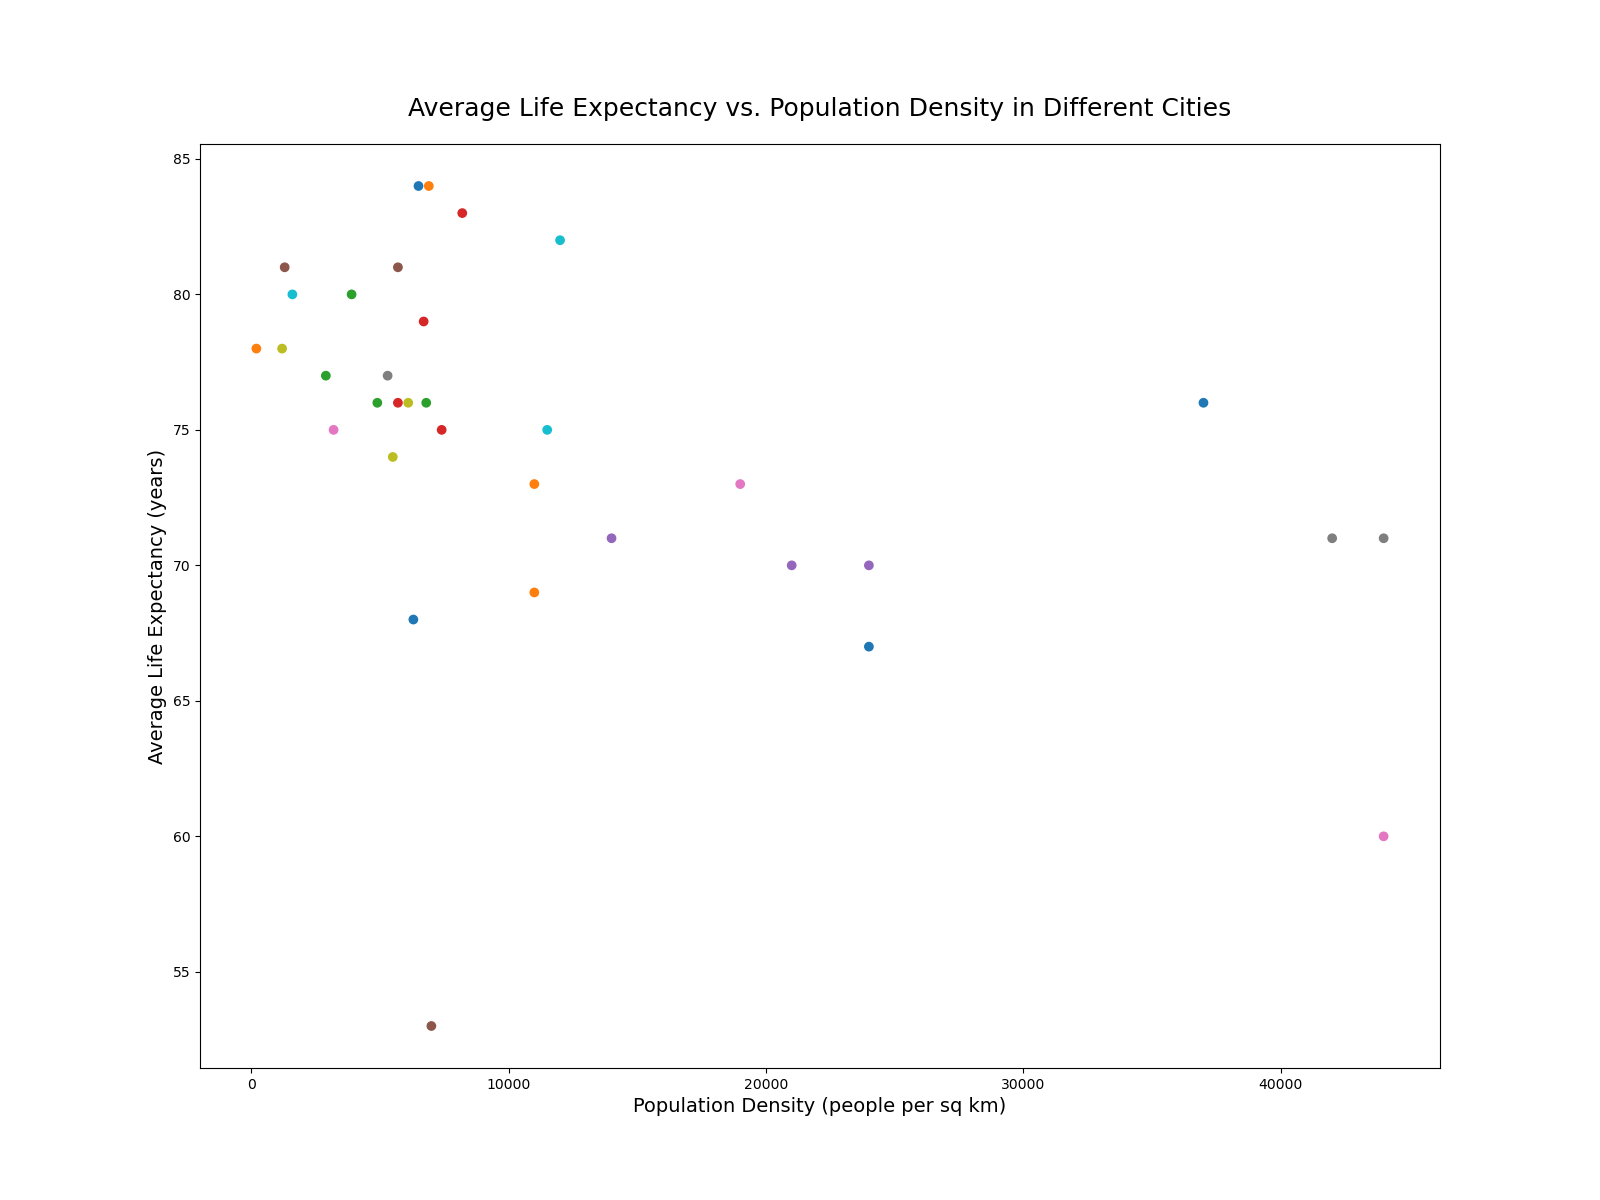

Reproduce this figure in Python.

import matplotlib.pyplot as plt

# Data
cities = ["Tokyo", "Delhi", "Shanghai", "São Paulo", "Mumbai", 
          "Beijing", "Cairo", "Dhaka", "Mexico City", "Osaka", 
          "Karachi", "Chongqing", "Istanbul", "Buenos Aires", "Kolkata", 
          "Lagos", "Kinshasa", "Manila", "Rio de Janeiro", "Guangzhou", 
          "Lahore", "Bangalore", "Moscow", "Shenzhen", "Jakarta", 
          "London", "Lima", "Bangkok", "Chengdu", "Tehran", 
          "Ho Chi Minh City", "Hong Kong", "Hanoi", "Singapore"]

population_density = [6500, 11000, 3900, 7400, 21000, 
                      1300, 19000, 44000, 6100, 12000, 
                      24000, 200, 2900, 5700, 24000, 
                      7000, 44000, 42000, 5500, 1600, 
                      6300, 11000, 4900, 6700, 14000, 
                      5700, 3200, 5300, 1200, 11500, 
                      37000, 6900, 6800, 8200]

average_life_expectancy = [84, 69, 80, 75, 70, 
                           81, 73, 71, 76, 82, 
                           67, 78, 77, 76, 70, 
                           53, 60, 71, 74, 80, 
                           68, 73, 76, 79, 71, 
                           81, 75, 77, 78, 75, 
                           76, 84, 76, 83]

# Create figure and axis objects
fig, ax = plt.subplots(figsize=(16, 12))

# Scatter plot
ax.scatter(population_density, average_life_expectancy, color=[
    "#1f77b4", "#ff7f0e", "#2ca02c", "#d62728", "#9467bd", 
    "#8c564b", "#e377c2", "#7f7f7f", "#bcbd22", "#17becf", 
    "#1f77b4", "#ff7f0e", "#2ca02c", "#d62728", "#9467bd", 
    "#8c564b", "#e377c2", "#7f7f7f", "#bcbd22", "#17becf", 
    "#1f77b4", "#ff7f0e", "#2ca02c", "#d62728", "#9467bd", 
    "#8c564b", "#e377c2", "#7f7f7f", "#bcbd22", "#17becf", 
    "#1f77b4", "#ff7f0e", "#2ca02c", "#d62728"])

# Title and labels
plt.title('Average Life Expectancy vs. Population Density in Different Cities', pad=20, fontsize=18)
plt.xlabel('Population Density (people per sq km)', fontsize=14)
plt.ylabel('Average Life Expectancy (years)', fontsize=14)

# Show plot
plt.show()
